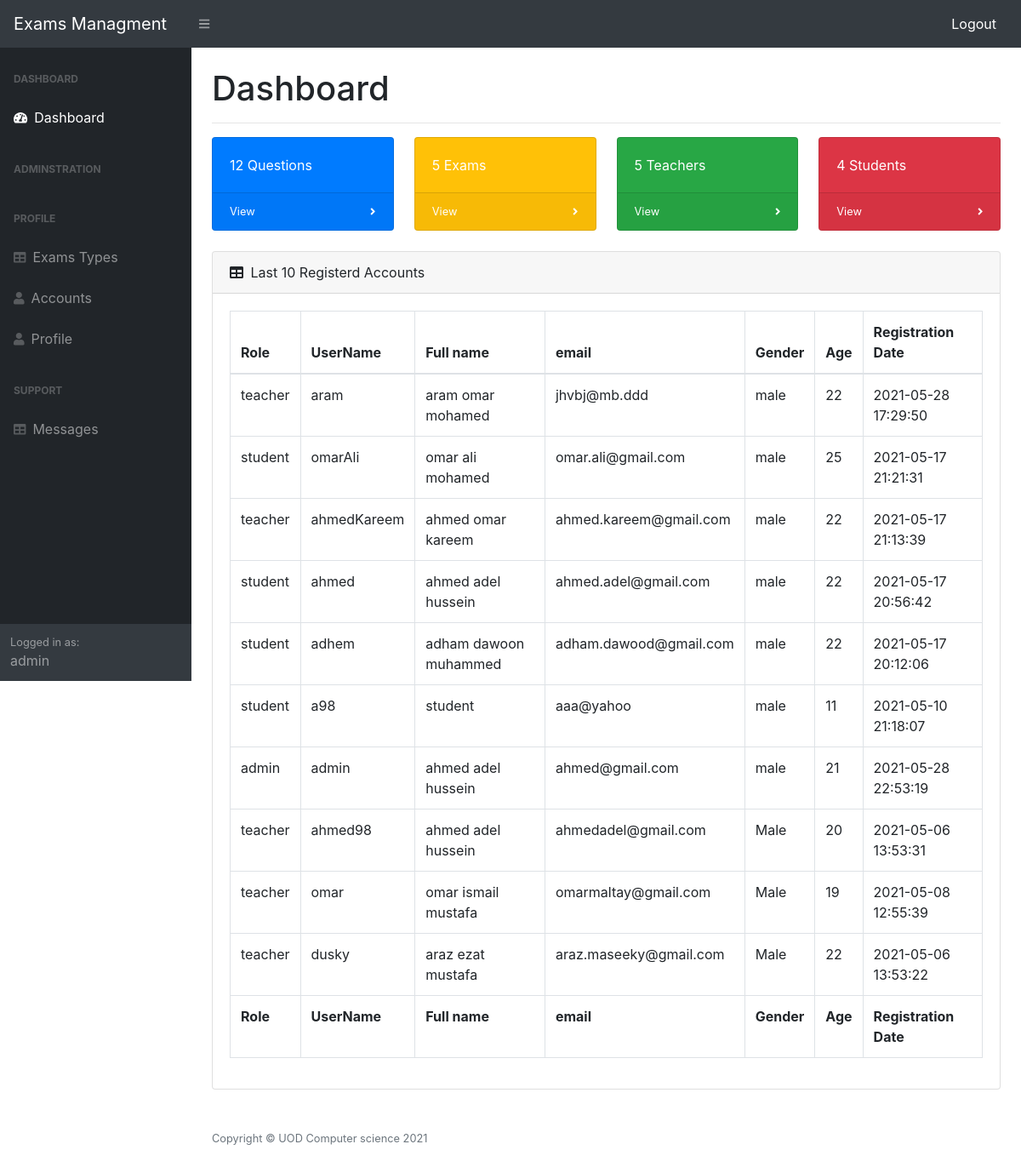
Screenshot of /admin/index.php (signed in) with the database file from the repository.
### tables this page shows
CREATE TABLE `accounts` (
  `id` int(255) NOT NULL,
  `name` varchar(30) NOT NULL,
  `fullName` varchar(100) NOT NULL,
  `email` varchar(50) NOT NULL,
  `password` varchar(150) NOT NULL,
  `gender` varchar(20) NOT NULL,
  `age` int(11) NOT NULL,
  `role` varchar(10) NOT NULL,
  `created_time` timestamp NOT NULL DEFAULT current_timestamp() ON UPDATE current_timestamp()
);

### admin/index.php (the view, shortened to what this page needs)
<?php
require_once 'header.php';
$query = "SELECT * from accounts WHERE `role` = 'student'";
$query1 = "SELECT * from accounts WHERE `role` = 'teacher'";
$query2 = "SELECT * from exams";
$query3 = "SELECT * from questions";
$run = mysqli_query($con,$query) or die('mysql error');
$run1 = mysqli_query($con,$query1) or die('mysql error');
$run2 = mysqli_query($con,$query2) or die('mysql error');
$run3 = mysqli_query($con,$query3) or die('mysql error');
$countStd = mysqli_num_rows($run);
$countTeacher = mysqli_num_rows($run1);
$countexams = mysqli_num_rows($run2);
$countquestions = mysqli_num_rows($run3);
?>
            <div id="layoutSidenav_content">
                <main>
                    <div class="container-fluid">
                        <h1 class="mt-4">Dashboard</h1>
                        <hr>
                        <div class="row">
                            <div class="col-xl-3 col-md-6">
                                <div class="card bg-primary text-white mb-4">
                                    <div class="card-body"><?=$countquestions;?> Questions</div>
                                    <div class="card-footer d-flex align-items-center justify-content-between">
                                    <a class="small text-white stretched-link" href="exams.php">View</a>
                                        <div class="small text-white"><i class="fas fa-angle-right"></i></div>
                                    </div>
                                </div>
                            </div>
                            <div class="col-xl-3 col-md-6">
                                <div class="card bg-warning text-white mb-4">
                                    <div class="card-body"><?=$countexams;?> Exams</div>
                                    <div class="card-footer d-flex align-items-center justify-content-between">
                                    <a class="small text-white stretched-link" href="exams.php">View</a>
                                        <div class="small text-white"><i class="fas fa-angle-right"></i></div>
                                    </div>
                                </div>
                            </div>
                            <div class="col-xl-3 col-md-6">
                                <div class="card bg-success text-white mb-4">
                                    <div class="card-body"><?=$countTeacher;?> Teachers</div>
                                    <div class="card-footer d-flex align-items-center justify-content-between">
                                    <a class="small text-white stretched-link" href="accounts.php">View</a>
                                        <div class="small text-white"><i class="fas fa-angle-right"></i></div>
                                    </div>
                                </div>
                            </div>
                            <div class="col-xl-3 col-md-6">
                                <div class="card bg-danger text-white mb-4">
                                    <div class="card-body"><?=$countStd;?> Students</div>
                                    <div class="card-footer d-flex align-items-center justify-content-between">
                                    <a class="small text-white stretched-link" href="accounts.php">View</a>
                                        <div class="small text-white"><i class="fas fa-angle-right"></i></div>
                                    </div>
                                </div>
                            </div>
                        </div>
                        <div class="card mb-4">
                            <div class="card-header">
                                <i class="fas fa-table mr-1"></i>
                               Last 10 Registerd Accounts
                            </div>
                            <div class="card-body">
                                <div class="table-responsive">
                                    <table class="table table-bordered" width="100%" cellspacing="0">
                                        <thead>
                                        <tr>
                                               <th>Role</th>
                                                <th>UserName</th>
                                                <th>Full name</th>
                                                <th>email</th>
                                                <th>Gender</th>
                                                <th>Age</th>
                                                <th>Registration Date</th>
                                            </tr>
                                        </thead>
                                        <tfoot>
                                            <tr>
                                                <th>Role</th>
                                                <th>UserName</th>
                                                <th>Full name</th>
                                                <th>email</th>
                                                <th>Gender</th>
                                                <th>Age</th>
                                                <th>Registration Date</th>
                                            </tr>
                                        </tfoot>
                                        <tbody>
                                            <?php
                                                 $query = "SELECT * from accounts WHERE `role` != 'superadmin' order by id DESC limit 10";
                                                 $run = mysqli_query($con,$query) or die('mysql error');
                                                 while ($user = mysqli_fetch_assoc($run)) {
                                                    echo '
                                                    <tr>
                                                      <td>'.$user['role'].'</td>
                                                       <td>'.$user['name'].'</td>
                                                       <td>'.$user['fullName'].'</td>
                                                       <td>'.$user['email'].'</td>
                                                       <td>'.$user['gender'].'</td>
                                                       <td>'.$user['age'].'</td>
                                                       <td>'.$user['created_time'].'</td>
                                                    </tr>
                                                    ';
                                                  }
                                            ?>
                                        </tbody>
                                    </table>
                                </div>
                            </div>
                        </div>
                    </div>
                </main>
<?php
require_once 'footer.php';
?>

### admin/header.php (shortened to what this page needs)
<!DOCTYPE html>
<html lang="en">
    <head>
        <link href="css/styles.css" rel="stylesheet" />
    </head>
    <body class="sb-nav-fixed">
        <nav class="sb-topnav navbar navbar-expand navbar-dark bg-dark">
            <a class="navbar-brand" href="index.php">Exams Managment</a>
            <button class="btn btn-link btn-sm order-1 order-lg-0" id="sidebarToggle" href="#!"><i class="fas fa-bars"></i></button>
            <ul class="navbar-nav ml-auto ml-md-0">
                <a class="btn" style="color:white" href="logout.php">Logout</a>
            </ul>
        </nav>
        <div id="layoutSidenav">
            <div id="layoutSidenav_nav">
                <nav class="sb-sidenav accordion sb-sidenav-dark" id="sidenavAccordion">
                    <div class="sb-sidenav-menu">
                        <div class="nav">
                            <?php
                                 if($_SESSION['user-role'] == "admin"){
                            ?>
                             <div class="sb-sidenav-menu-heading">Dashboard</div>
                            <a class="nav-link" href="index.php">
                                <div class="sb-nav-link-icon"><i class="fas fa-tachometer-alt"></i></div>
                                Dashboard
                            </a>
                            <?php } ?>
                            <div class="sb-sidenav-menu-heading">Adminstration</div>
                            <div class="sb-sidenav-menu-heading">Profile</div>
                            <?php
                                 if($_SESSION['user-role'] == "admin"){
                            ?>
                             <a class="nav-link" href="exam_types.php">
                                <div class="sb-nav-link-icon"><i class="fas fa-table"></i></div>
                                Exams Types
                            </a>
                            <a class="nav-link"  href="accounts.php">
                                <div class="sb-nav-link-icon"><i class="fas fa-user"></i></div>
                                Accounts
                            </a>
                            <?php } ?>
                            <a class="nav-link" href="profile.php">
                                <div class="sb-nav-link-icon"><i class="fas fa-user"></i></div>
                                Profile
                            </a>
                            <?php
                                 if($_SESSION['user-role'] == "admin"){
                            ?>
                                <div class="sb-sidenav-menu-heading">Support</div>
                                <a class="nav-link"  href="messages.php">
                                    <div class="sb-nav-link-icon"><i class="fas fa-table"></i></div>
                                    Messages
                                </a>
                            <?php } ?>
                        </div>
                    </div>
                    <div class="sb-sidenav-footer">
                        <div class="small">Logged in as:</div>
                        <?=$_SESSION['user-role'];?>
                    </div>
                </nav>
            </div>

### admin/footer.php (shortened to what this page needs)
<footer class="py-4 mt-auto">
                    <div class="container-fluid">
                        <div class="d-flex align-items-center justify-content-between small">
                            <div class="text-muted">Copyright &copy; UOD Computer science 2021</div>
                        </div>
                    </div>
                </footer>
            </div>
        </div>
    </body>
</html>

### rows the page displays
accounts: role "teacher", name "aram", fullName "aram omar mohamed", email "jhvbj@mb.ddd", gender "male", age "22", created_time "2021-05-28 17:29:50"
accounts: role "student", name "omarAli", fullName "omar ali mohamed", email "omar.ali@gmail.com", gender "male", age "25", created_time "2021-05-17 21:21:31"
accounts: role "teacher", name "ahmedKareem", fullName "ahmed omar kareem", email "ahmed.kareem@gmail.com", gender "male", age "22", created_time "2021-05-17 21:13:39"
accounts: role "student", name "ahmed", fullName "ahmed adel hussein", email "ahmed.adel@gmail.com", gender "male", age "22", created_time "2021-05-17 20:56:42"
accounts: role "student", name "adhem", fullName "adham dawoon muhammed", email "adham.dawood@gmail.com", gender "male", age "22", created_time "2021-05-17 20:12:06"
accounts: role "student", name "a98", fullName "student", email "aaa@yahoo", gender "male", age "11", created_time "2021-05-10 21:18:07"
accounts: role "admin", name "admin", fullName "ahmed adel hussein", email "ahmed@gmail.com", gender "male", age "21", created_time "2021-05-28 22:53:19"
accounts: role "teacher", name "ahmed98", fullName "ahmed adel hussein", email "ahmedadel@gmail.com", gender "Male", age "20", created_time "2021-05-06 13:53:31"
accounts: role "teacher", name "omar", fullName "omar ismail mustafa", email "omarmaltay@gmail.com", gender "Male", age "19", created_time "2021-05-08 12:55:39"
accounts: role "teacher", name "dusky", fullName "araz ezat mustafa", email "araz.maseeky@gmail.com", gender "Male", age "22", created_time "2021-05-06 13:53:22"

### other values shown
$_SESSION['user-role'] "admin"
$countquestions "12"
$countexams "5"
$countTeacher "5"
$countStd "4"
